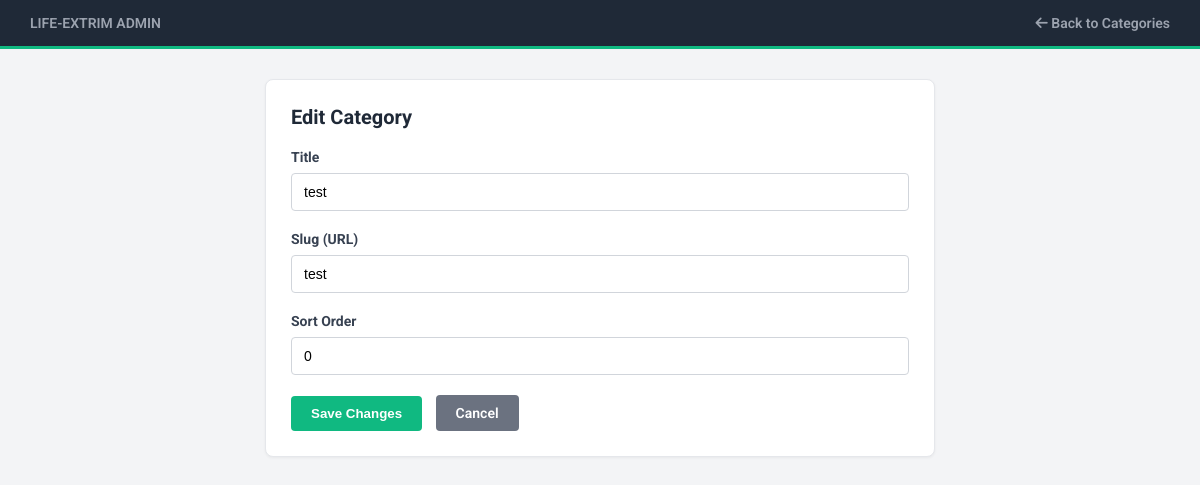
Page /admin/category_edit.php?id=6 (signed in) on the earlier database version.
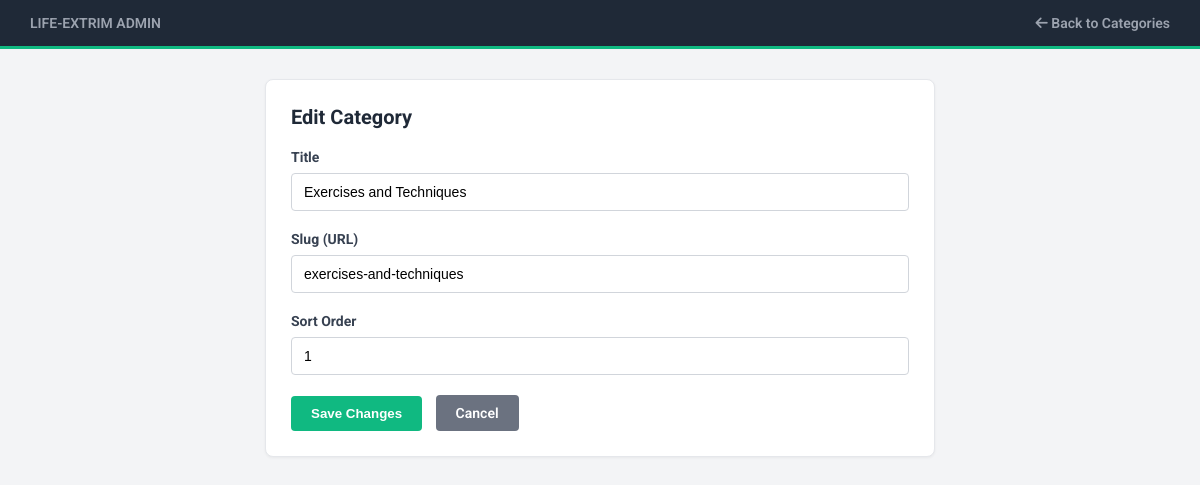
Same page on the later database version.
### tables this page shows
CREATE TABLE categories (
        id INTEGER PRIMARY KEY AUTOINCREMENT,
        title TEXT NOT NULL,
        slug TEXT NOT NULL UNIQUE,
        sort_order INTEGER DEFAULT 0
    );

### admin/category_edit.php (the view, shortened to what this page needs)
<?php
require_once '../db.php';
$id = isset($_GET['id']) ? (int)$_GET['id'] : 0;
$category = ['title' => '', 'slug' => '', 'sort_order' => 0];
if ($id > 0) {
    $stmt = $db->prepare("SELECT * FROM categories WHERE id = :id");
    $stmt->bindValue(':id', $id, SQLITE3_INTEGER);
    $category = $stmt->execute()->fetchArray(SQLITE3_ASSOC);
}
?>
<!DOCTYPE html>
<html lang="en">
<head>
    <link rel="stylesheet" href="https://cdnjs.cloudflare.com/ajax/libs/font-awesome/6.4.0/css/all.min.css" />
</head>
<body>
    <header class="admin-header">
        <div style="font-weight: 900; text-transform: uppercase;"><a href="/admin/index.php">life-extrim admin</a></div>
        <div>
            <a href="categories.php"><i class="fa-solid fa-arrow-left"></i> Back to Categories</a>
        </div>
    </header>
    <div class="admin-container">
        <div class="admin-card">
            <h2 style="margin-top: 0; margin-bottom: 20px; font-size: 20px;"><?= $id > 0 ? 'Edit Category' : 'Add New Category' ?></h2>
            <form action="" method="POST">
                <div class="form-group">
                    <label>Title</label>
                    <input type="text" name="title" value="<?= htmlspecialchars($category['title']) ?>" required>
                </div>
                <div class="form-group">
                    <label>Slug (URL)</label>
                    <input type="text" name="slug" value="<?= htmlspecialchars($category['slug']) ?>" placeholder="e.g. calisthenics">
                </div>
                <div class="form-group">
                    <label>Sort Order</label>
                    <input type="number" name="sort_order" value="<?= (int)$category['sort_order'] ?>">
                </div>
                <button type="submit" class="btn"><?= $id > 0 ? 'Save Changes' : 'Create Category' ?></button>
                <a href="categories.php" class="btn btn-secondary" style="display: inline-block;">Cancel</a>
            </form>
        </div>
    </div>
</body>
</html>

Differences in the rows shown:
changed categories: title "test" → "Exercises and Techniques"; slug "test" → "exercises-and-techniques"; sort_order "0" → "1"
